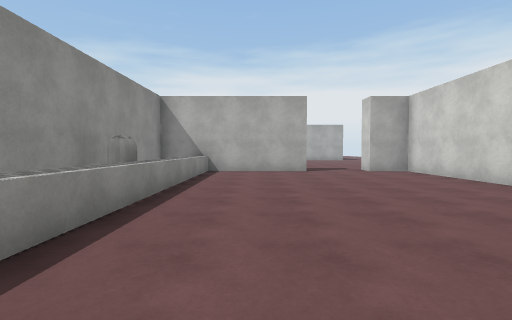
view 1 (above)

15 first-person views from a walk through a Unity game level. The camera is 1.4 m above the floor, tilts 2° down and sees 85° across. The floor is counted in squares, 2 m on a side. Each view is taken from the middle of a square. On the plan, view 1 faces up. The plan holds only what a view shows up to about 9 squares ahead; the rest is blank. The player is left out. Surface patterns are stand-ins for the level's own textures.

view 2
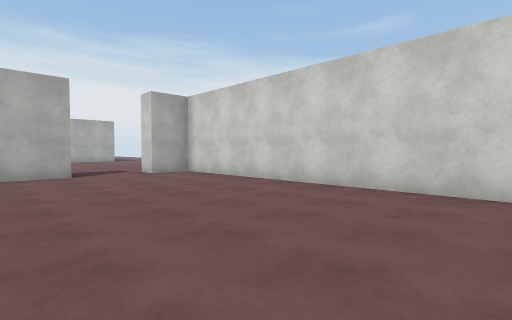

view 3
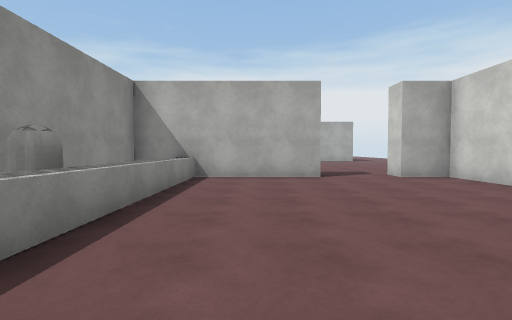

view 4
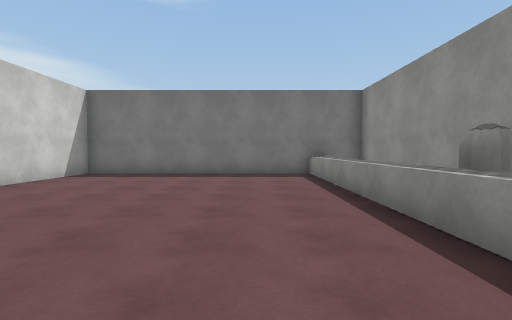

view 5
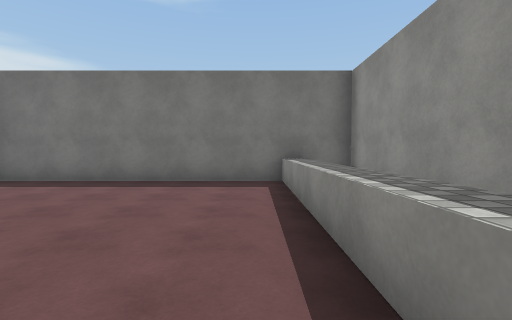

view 6
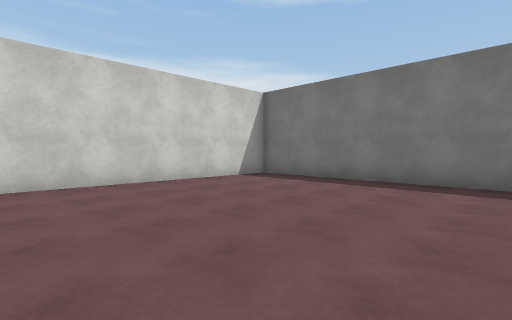

view 7
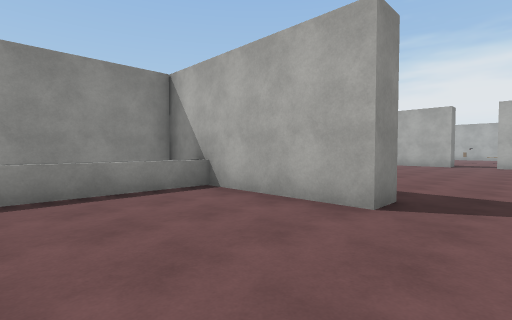

view 8
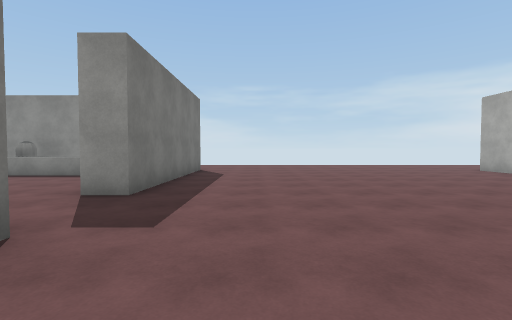

view 9
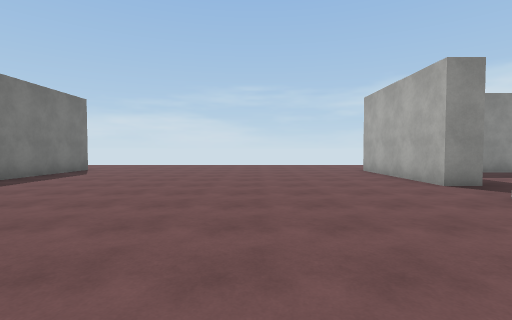

view 10
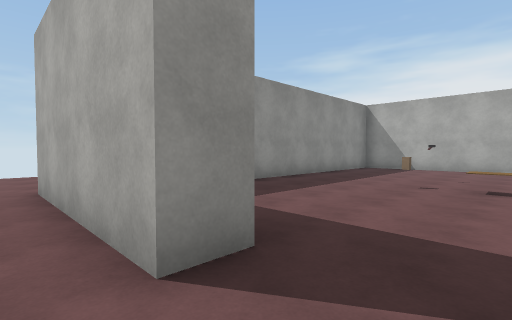

view 11
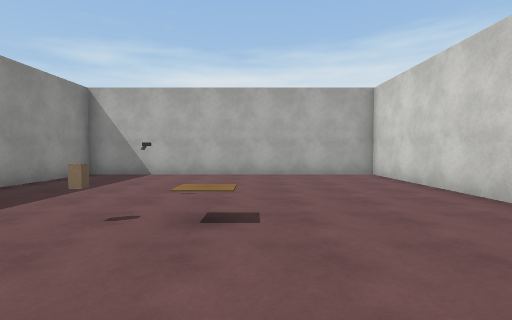

view 12
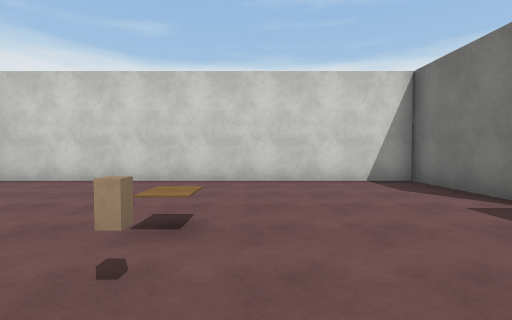

view 13
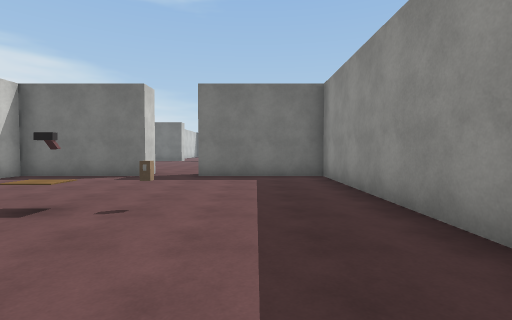

view 14
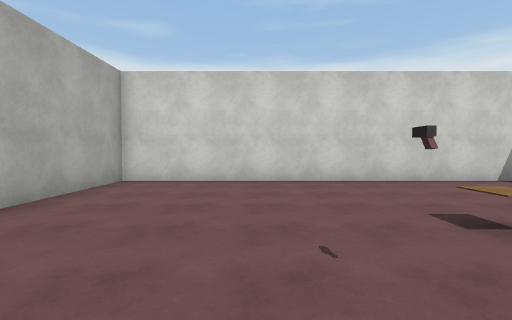

view 15
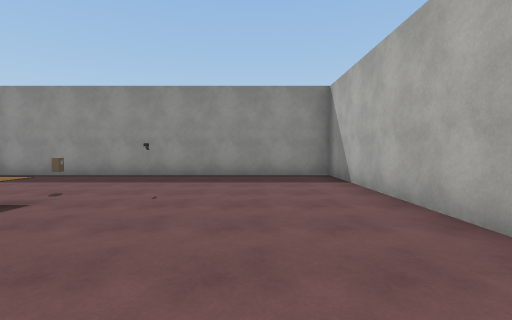

### Floor plan
Key: @ floor where view 1 was taken; # wall or solid block; . floor; ^ raised ledge; O other object.
Columns run from 7 left of view 1 to 6 right of it. Each row starts with its distance up from view 1.
 30     ##########
 29     #........#
 28     #........#
 27     #........#
 26     #........#
 25     #..O.....#
 24     #........#
 23     #........#
 22     #........#
 21     #........#
 20 ....####..####
 19 ...........
 18     ........
 17     .........
 16     ..........
 15     .........
 14     ........
 13     .........
 12     ..........
 11     .........
 10     #####..##
  9     #^......#
  8     #^......#
  7     #^......#
  6     #^......#
  5     #O......#
  4     #^......#
  3     #^......#
  2     #^......#
  1     #^......#
  0     #^.@....#
 -1       #######

Positions as (right, up) in squares from view 1, and headings:
1: (0, 0), facing up
2: (0, 1), facing up-right
3: (0, 2), facing up
4: (0, 8), facing down
5: (-1, 6), facing down
6: (-1, 6), facing down-right
7: (3, 6), facing up-left
8: (6, 12), facing left
9: (6, 16), facing left
10: (2, 19), facing up-left
11: (2, 22), facing up
12: (-1, 24), facing right
13: (-1, 28), facing down
14: (-1, 27), facing right
15: (5, 28), facing left
